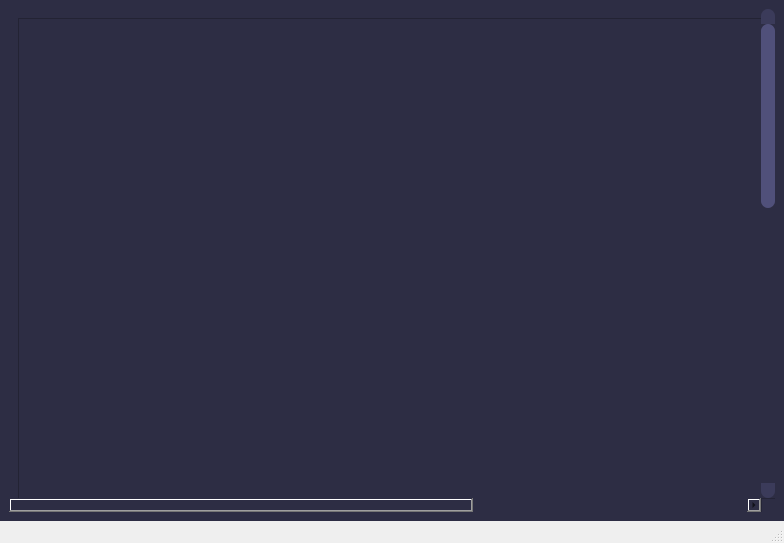
<?xml version="1.0" encoding="UTF-8"?>
<ui version="4.0">
 <class>MainWindow</class>
 <widget class="QMainWindow" name="MainWindow">
  <property name="geometry">
   <rect>
    <x>0</x>
    <y>0</y>
    <width>784</width>
    <height>543</height>
   </rect>
  </property>
  <property name="windowTitle">
   <string>MainWindow</string>
  </property>
  <property name="styleSheet">
   <string notr="true">/* VERTICAL SCROLLBAR */
 QScrollBar:vertical {
	border: none;
    background: rgb(45, 45, 68);
    width: 14px;
    margin: 15px 0 15px 0;
	border-radius: 0px;
 }

/*  HANDLE BAR VERTICAL */
QScrollBar::handle:vertical {	
	background-color: rgb(80, 80, 122);
	min-height: 30px;
	border-radius: 7px;
}
QScrollBar::handle:vertical:hover{	
	background-color: rgb(255, 0, 127);
}
QScrollBar::handle:vertical:pressed {	
	background-color: rgb(185, 0, 92);
}

/* BTN TOP - SCROLLBAR */
QScrollBar::sub-line:vertical {
	border: none;
	background-color: rgb(59, 59, 90);
	height: 15px;
	border-top-left-radius: 7px;
	border-top-right-radius: 7px;
	subcontrol-position: top;
	subcontrol-origin: margin;
}
QScrollBar::sub-line:vertical:hover {	
	background-color: rgb(255, 0, 127);
}
QScrollBar::sub-line:vertical:pressed {	
	background-color: rgb(185, 0, 92);
}

/* BTN BOTTOM - SCROLLBAR */
QScrollBar::add-line:vertical {
	border: none;
	background-color: rgb(59, 59, 90);
	height: 15px;
	border-bottom-left-radius: 7px;
	border-bottom-right-radius: 7px;
	subcontrol-position: bottom;
	subcontrol-origin: margin;
}
QScrollBar::add-line:vertical:hover {	
	background-color: rgb(255, 0, 127);
}
QScrollBar::add-line:vertical:pressed {	
	background-color: rgb(185, 0, 92);
}

/* RESET ARROW */
QScrollBar::up-arrow:vertical, QScrollBar::down-arrow:vertical {
	background: none;
}
QScrollBar::add-page:vertical, QScrollBar::sub-page:vertical {
	background: none;
}



/* HORIZONTAL SCROLLBAR - HOMEWORK */
QScrollBar:horizontal {
   
}
QScrollBar::handle:horizontal {
    
}
QScrollBar::add-line:horizontal {
    
}
QScrollBar::sub-line:horizontal {
    
}
QScrollBar::up-arrow:horizontal, QScrollBar::down-arrow:horizontal
{

}
QScrollBar::add-page:horizontal, QScrollBar::sub-page:horizontal
{

}














</string>
  </property>
  <widget class="QWidget" name="centralwidget">
   <property name="styleSheet">
    <string notr="true">background-color: rgb(45, 45, 68);</string>
   </property>
   <layout class="QVBoxLayout" name="verticalLayout">
    <item>
     <widget class="QScrollArea" name="scrollArea">
      <property name="styleSheet">
       <string notr="true"> QScrollBar:vertical {
	border: none;
    background: rgb(56, 56, 85);
 }</string>
      </property>
      <property name="frameShape">
       <enum>QFrame::NoFrame</enum>
      </property>
      <property name="widgetResizable">
       <bool>true</bool>
      </property>
      <widget class="QWidget" name="scrollAreaWidgetContents">
       <property name="geometry">
        <rect>
         <x>0</x>
         <y>0</y>
         <width>1222</width>
         <height>1222</height>
        </rect>
       </property>
       <layout class="QVBoxLayout" name="verticalLayout_2">
        <item>
         <widget class="QFrame" name="frame">
          <property name="minimumSize">
           <size>
            <width>1200</width>
            <height>1200</height>
           </size>
          </property>
          <property name="styleSheet">
           <string notr="true"/>
          </property>
          <property name="frameShape">
           <enum>QFrame::StyledPanel</enum>
          </property>
          <property name="frameShadow">
           <enum>QFrame::Raised</enum>
          </property>
          <widget class="QLabel" name="label">
           <property name="geometry">
            <rect>
             <x>130</x>
             <y>90</y>
             <width>271</width>
             <height>181</height>
            </rect>
           </property>
           <property name="text">
            <string/>
           </property>
           <property name="pixmap">
            <pixmap>C:/Users/likha/OneDrive/Pictures/Camera Roll/WIN_20221022_11_00_07_Pro.jpg</pixmap>
           </property>
           <property name="scaledContents">
            <bool>true</bool>
           </property>
          </widget>
         </widget>
        </item>
       </layout>
      </widget>
     </widget>
    </item>
   </layout>
  </widget>
  <widget class="QMenuBar" name="menubar">
   <property name="geometry">
    <rect>
     <x>0</x>
     <y>0</y>
     <width>784</width>
     <height>26</height>
    </rect>
   </property>
  </widget>
  <widget class="QStatusBar" name="statusbar"/>
 </widget>
 <resources/>
 <connections/>
</ui>
